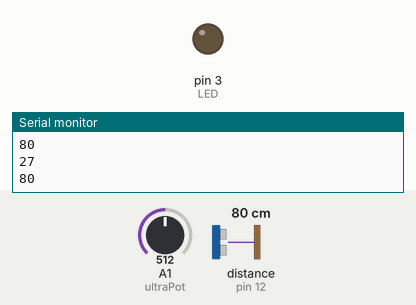
Recording of a program running on a simulated Arduino Uno, built with avr-gcc and run on an emulated ATmega328P. On the bench: output pins drawn as LEDs (lit = HIGH), the last lines printed to the serial monitor. Wiring (inferred from the names in the program): ultrasonic range finder: trigger pin 13; echo pin 12. The test bench sets the inputs (shaded band); at power-on: A1 (ultraPot) = 512, distance to the obstacle (sensor on pin 12) 80 cm. The echo pulse lasts 58.3 µs per cm; pins used as bus, display or sensor lines are not drawn.

Above: at 4.4 s.
4.5 s: A1 (ultraPot) set to 652
6.0 s: A1 (ultraPot) set to 669
9.0 s: distance to the obstacle (sensor on pin 12) set to 31 cm
10.5 s: distance to the obstacle (sensor on pin 12) set to 26 cm
At 13.0 s:
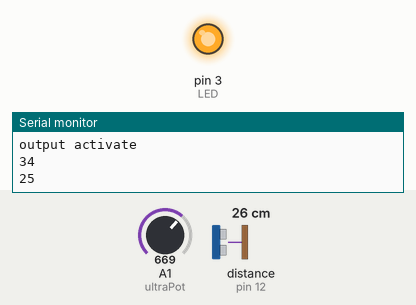
Timing chart, 0 to 14.5 s (numbered marks = the images above; inputs shaded):
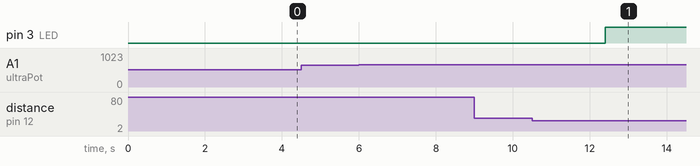

Measured:
- the behaviour switches between 29 and 28 cm on distance to the obstacle (sensor on pin 12) (found by bisection; images 0 and 1)

The program:

main.cpp
```cpp
#include <Arduino.h>
#include <Arduino_FreeRTOS.h>
//#pragma GCC ("03")

#define LED 3
#define ultraPot A1
const int echoPin = 12;
const int trigPin = 13;

long distance;
int distanceLimit;

bool outputState = false;
bool outputOff = false;
bool flag1 = false;
bool flag2 = false;

/* function for using ultrasonic sensor */
void displayDistance();
long readUltrasonicDistance(int triggerPin, int echoPin);

/* Pre-defind tasks function */
static void TaskReadDist1(void* pvParameters);  // Task for reading distance at 1st point
static void TaskReadDist2(void* pvParameters);  // Task for reading distance at 2nd point
static void TaskOutput(void *pvParameters);

/* Task handles */
TaskHandle_t Handle_ReadDist1;
TaskHandle_t Handle_ReadDist2;
TaskHandle_t Handle_Output;

void setup()
{
  Serial.begin(9600);
  Serial.println(F("In Setup function"));

  xTaskCreate(TaskReadDist1, "ReadDistance1", 128, NULL, 3, &Handle_ReadDist1);
  xTaskCreate(TaskReadDist2, "ReadDistance2", 128, NULL, 3, &Handle_ReadDist2);
  xTaskCreate(TaskOutput,"Output", 128, NULL, 1, &Handle_Output);
}

void loop()
{
  // Hooked to IDle task, it will run whenever CPU is idle
  //Serial.println(F("Loop function"));
}

/* ReadDistance Task with priority 2*/
static void TaskReadDist1(void* pvParameters)
{
  pinMode(ultraPot, INPUT);
  while(1) {
    //Serial.println(F("sensor task is running"));
    distanceLimit = map(analogRead(ultraPot), 0, 1023, 5, 50);
    Serial.println(distanceLimit);
    distance = readUltrasonicDistance(trigPin, echoPin);
    Serial.println(distance);
    flag1 = (distance <= distanceLimit) ? true : false;
    vTaskDelay(15);  // one tick is 15 ms
  }
}

static void TaskReadDist2(void* pvParameters)
{
  while(1) {
    if(flag1) {
      Serial.println("flag 1 triggered");
      vTaskDelay(3000 / portTICK_PERIOD_MS);
      distance = readUltrasonicDistance(trigPin, echoPin);
      flag2 = (distance <= distanceLimit) ? true : false;
    }
    if (flag2) {
      Serial.println("flag 2 triggered");
    }
    vTaskDelay(15);  // one tick is 15 ms
  }
}

/* Output with priority 2*/
static void TaskOutput(void *pvParameters)
{
  while(1){
    pinMode(LED, OUTPUT);
    if (flag1 && flag2){
      Serial.println("output activate");
      digitalWrite(LED, HIGH);
      outputOff = true;

    } else if (!flag1 && outputOff){
      vTaskDelay(1000/portTICK_PERIOD_MS);
      Serial.println("output deactivate");
      digitalWrite(LED, LOW);
      outputOff = false;
    }
  vTaskDelay(15);
  }
}

/* Function for using ultrasonic sensor*/
long readUltrasonicDistance(int triggerPin, int echoPin)
{
  pinMode(triggerPin, OUTPUT);  // Clear the trigger
  digitalWrite(triggerPin, LOW);
  delayMicroseconds(2);
  // Sets the trigger pin to HIGH state for 10 microseconds
  digitalWrite(triggerPin, HIGH);
  delayMicroseconds(10);
  digitalWrite(triggerPin, LOW);
  pinMode(echoPin, INPUT);
  // Reads the echo pin, and returns the sound wave travel time in microseconds
  return 0.01723 * pulseIn(echoPin, HIGH);
}

void displayDistance()
{
  long detectDistance = readUltrasonicDistance(trigPin, echoPin);
  Serial.print("Distance: ");
  Serial.println(detectDistance);
}
```
